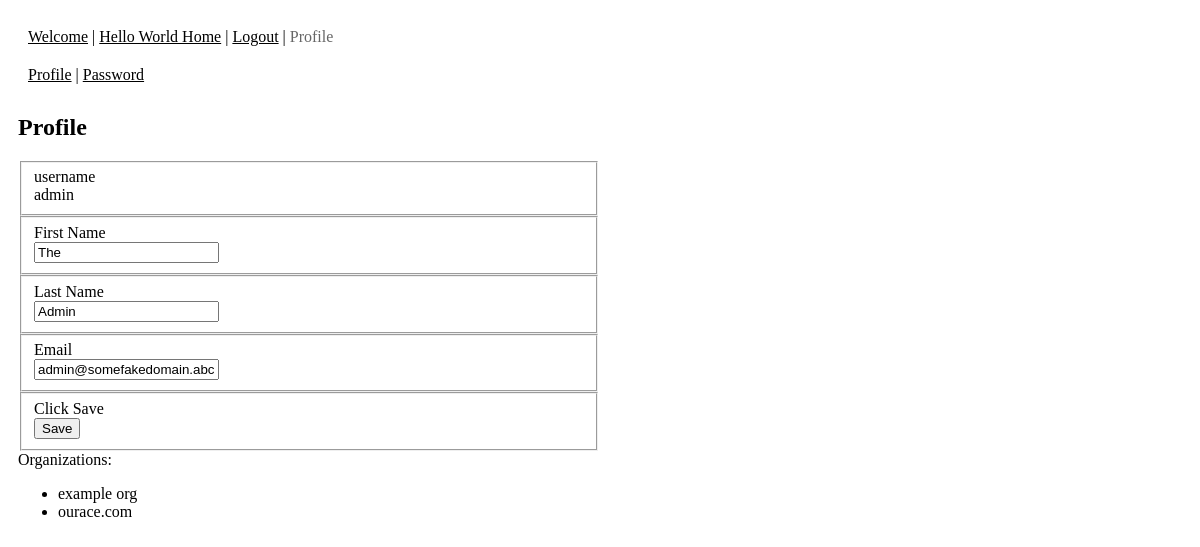
Screenshot of /index.php?app_name=site&app_page=profile&app_action=view (signed in) with the database file from the repository.
### tables this page shows
CREATE TABLE IF NOT EXISTS `users` (
  `id` bigint(20) NOT NULL AUTO_INCREMENT,
  `username` varchar(255) DEFAULT NULL,
  `password` varchar(255) DEFAULT NULL,
  `salt` varchar(255) DEFAULT NULL,
  `name_first` varchar(255) DEFAULT NULL,
  `name_last` varchar(255) DEFAULT NULL,
  `email` varchar(255) DEFAULT NULL,
  `enterprise_id` bigint(20) NOT NULL,
  `is_activated` int(1) DEFAULT '0',
  `activated_by_user_id` bigint(20) DEFAULT NULL,
  `approval_state` int(11) DEFAULT NULL COMMENT '0 - new, not approved\n1 - approved\n2 - denyed\n3 - suspended',
  `failed_logins` int(11) DEFAULT NULL,
  `is_locked` int(1) DEFAULT '0',
  `locked_message` varchar(255) DEFAULT NULL,
  `secondary_login_action` varchar(255) DEFAULT NULL COMMENT 'none\nemail:email@address.com\ntel:5125551212\nsms:5125551212\nxmpp:bob@xmpp.com',
  `secondary_code` varchar(45) DEFAULT NULL COMMENT 'code that uer is required to enter for the second auth',
  `secondary_code_date` datetime DEFAULT NULL COMMENT 'when the secondary code auth was created',
  `secondary_fails` int(11) DEFAULT NULL COMMENT 'count of fails when trying secondary code.',
  `recovery_q1` varchar(45) DEFAULT NULL COMMENT 'Question for recovery',
  `recovery_q2` varchar(45) DEFAULT NULL,
  `recovery_q3` varchar(45) DEFAULT NULL,
  `recover_an1_enc` varchar(45) DEFAULT NULL COMMENT 'answer to question 1. this is lowered case and  encryted ',
  `recover_an2_enc` varchar(45) DEFAULT NULL,
  `recover_an3_enc` varchar(45) DEFAULT NULL,
  `last_login` int(11) DEFAULT NULL,
  `logins` int(11) DEFAULT NULL,
  `is_ldap` int(11) NOT NULL DEFAULT '0',
  PRIMARY KEY (`id`)
);

### classes/class_forms.php (called while the page is built, shortened)
<?php
class cForms{
	var $db;
	var $table_name			= "";
	var $table_pk_col		= "";
	var $boundElements			= array();
	var $HTMLOutFormat		= "<fieldset id=\"fs_[id]\">\n\t<label>[labelname]</label>\n\t[formelement]\n[formcaption]<span class=\"errortext\">[errormsg]</span></fieldset>";
	var $HTMLFormStart		= "";
	var $HTMLFormEnd		= "</form>";
	function __construct($cDBObject,$SiteConfig,$cUser){
		$this->db 					= $cDBObject;
	}
	function setTableName($TableName){
		$this->table_name = $TableName;
	}
	function setPKName($PKName){
		$this->table_pk_col = $PKName;
	}
	function createElement($ColName,$IsBound, $PostName="", $Roles="", $Filters=""){
		$this->boundElements[$ColName] = new cFormElement($ColName,$IsBound, $PostName, $Roles, $Filters);
	}
	function renderForm(){
		$FormHTMLOut = "";
		foreach ($this->boundElements as $key => $val ){
			$FormHTMLOut .= $this->renderFormItem($key) . "\n";
		}
		return $this->HTMLFormStart . $FormHTMLOut . $this->HTMLFormEnd;
	}
	function renderFormItem($KeyName){
		$form_element_html = $this->boundElements[$KeyName]->renderElement();
			if( $this->boundElements[$KeyName]->is_visible ){
				$current_element = str_replace('[formelement]',$form_element_html,$this->HTMLOutFormat);
				$current_element = str_replace('[labelname]',$this->boundElements[$KeyName]->form_label,$current_element);
				$current_element = str_replace('[id]',$this->boundElements[$KeyName]->post_name,$current_element);
				$current_element = str_replace('[formcaption]',$this->boundElements[$KeyName]->form_caption,$current_element);
				$current_element = str_replace('[errormsg]',$this->boundElements[$KeyName]->getErrorText(),$current_element);
			}else{
				$current_element=$form_element_html;
			}
			return $current_element;
	}
	function dbLoadSelectTableSingleRow($PKValue){
		$Statement = "select * from {$this->table_name} where {$this->table_pk_col}='$PKValue' limit 1";
		$this->db->sql($Statement);
		$result = $this->db->execute();
		if( $this->db->getResultCount() > 0 ){
			foreach ($this->boundElements as $key => $val ){
				if( $val->is_bound == true || $val->auto_populate_db == true){
					foreach($result[0] as $item_key => $item_val ){
						if( $key == $item_key ){
							$val->form_value =  $item_val;
						}
					}
				}
			}
		}
	}
}
?>

### apps/site/site.php (called while the page is built, shortened)
<?php
class site_app extends cAPP{
	var $siteForms;
	function app_load(){
		$this->siteForms = new cForms($this->db,$this->config,$this->user);
	}
	function loadFormStartBLock(){
		$this->siteForms->HTMLFormStart = $this->pages_array[$this->getCurrentPageIndex()]->getFormActionHTML();
	}
	function renderForm(){
		return $this->siteForms->renderForm();
	}
	function loadAppPages(){
		$aStrCSS 	= array();
		$aStrJS		= array();
		$this->pages_array[] = new cPage($this->db,$this->config,$this->user,
											"Welcome", $aStrCSS, $aStrJS,
											$this->AppName, "index", 1, array(),
											1, 1, "Welcome", "", "",
											0, "", 0,
											"", "", "");
		$this->pages_array[] = new cPage($this->db,$this->config,$this->user,
											"helloworld", $aStrCSS, $aStrJS,
											"helloworld", "index", 0, array("helloworld"),
											1, 0, "Hello World Home", "", "",
											0, "", 0,
											"", "", "");
		$this->pages_array[] = new cPage($this->db,$this->config,$this->user,
											"Login", 	$aStrCSS, $aStrJS,
											$this->AppName, "login",2, 	array(),
											1, 0,"Login", "", "",
											1, "login_do", 0,
											"", "login", "login");
		$this->pages_array[] = new cPage($this->db,$this->config,$this->user,
											"Login", 	$aStrCSS, $aStrJS,
											$this->AppName,"login_do", 2, array(),
											0, 0, "Login", "", "",
											1, "" ,0,
											"", "", "");
		$this->pages_array[] = new cPage($this->db,$this->config,$this->user,
											"Recover Password", 	$aStrCSS,
											$aStrJS,$this->AppName, "recoverypassword", 2, array(),
											0, 0, "Login", "", "",
											1, "recoverypassword_do", 0,
											"", "recoverypassword", "recoverypassword");
		$this->pages_array[] = new cPage($this->db,$this->config,$this->user,
											"Recover Password", $aStrCSS, $aStrJS,
											$this->AppName, "recoverypassword_do", 2, array(),
											0, 0, "Login", "", "",
											1, "recoverypassword_do", 0,
											"", "recoverypassword", "recoverypassword");
		$this->pages_array[] = new cPage($this->db,$this->config,$this->user,
											"Logout", 	$aStrCSS, $aStrJS,
											$this->AppName, "logout", 0, array() ,
											1, 0, "Logout", "", "",
											0, "", 0,
											"", "logout", "logout");
		$this->pages_array[] = new cPage($this->db,$this->config,$this->user,
											"Profile", $aStrCSS, $aStrJS,
											$this->AppName, "profile", 0, array("user_profile"),
											1, 0, "Profile", "", "profile",
											1, "profile_update", 0,
											"", "profile", "profile");
		$this->pages_array[] = new cPage($this->db,$this->config,$this->user,
											"Profile", $aStrCSS, $aStrJS,
											$this->AppName, "profile_update", 0, array("user_profile"),
											0, 0, "Profile", "", "profile",
											0, "profile_update"	,0,
											"","profile","profile");
		$this->pages_array[] = new cPage($this->db,$this->config,$this->user,
											"Profile - Password", $aStrCSS, $aStrJS,
											$this->AppName, "password", 0, array("user_profile"),
											1, 0, "Password", "", "profile",
											1, "password_update"	,0,
											"","password","password");
		$this->pages_array[] = new cPage($this->db,$this->config,$this->user,
											"Profile - Password", $aStrCSS, $aStrJS,
											$this->AppName, "password_update", 0, array("user_profile"),
											0, 0, "Password", "", "profile",
											1, "password_update"	,0,
											"","password","password");
		$this->pages_array[] = new cPage($this->db,$this->config,$this->user,
											"Register", $aStrCSS, $aStrJS,
											$this->AppName, "register", 2, array(),
											1, 0, "Register", "", "",
											0, "register_do"	,0,
											"","register","register");
		$this->pages_array[] = new cPage($this->db,$this->config,$this->user,
											"Register", $aStrCSS, $aStrJS,
											$this->AppName, "register_do", 2, array(),
											0, 0, "Register", "", "",
											0, "register_do"	,0,
											"","register","register");
		$this->pages_array[] = new cPage($this->db,$this->config,$this->user,
											"Register - Complete", $aStrCSS, $aStrJS,
											$this->AppName, "register_complete", 2, array(),
											0, 0, "Register", "", "",
											0, "register_complete"	,0,
											"","register_complete","register_complete");
		$this->pages_array[] = new cPage($this->db,$this->config,$this->user,
											"Register - Activation", $aStrCSS, $aStrJS,
											$this->AppName, "register_code", 2, array(),
											0, 0, "Register", "", "",
											0, "register_code"	,0,
											"","register_code","register_code");
	}
}
?>

### index.php (called while the page is built, shortened)
<?php
include("config.php");
include("classes/class_db.php");
include("classes/class_user.php");
include("classes/class_forms.php");
include("classes/class_form_element.php");
include("classes/class_page.php");
include("classes/class_pageflow.php");
?>

### classes/class_db.php (called while the page is built, shortened)
<?php
class cDB {
	var $db;
	var $statement 		= "";
	var $pre_sql		= "";
	function __construct($CONFIG){
		$this->db = new PDO("mysql:host={$CONFIG['db_host']};dbname={$CONFIG['db_name']};charset=utf8", $CONFIG['db_username'], $CONFIG['db_password']);
	}
	function sql($InString){
		$this->is_prepared = 1;
		$this->statement = $this->db->prepare($InString);
		$this->pre_sql	= $InString;
	}
	function addParam($InName,$InValue){
		if( strpos($this->pre_sql,$InName) > 0 ){
			if( gettype($InValue) == "integer" ){
				$this->statement->bindValue($InName, $InValue, PDO::PARAM_INT);
			}elseif(gettype($InValue) == "bool" ){
				$this->statement->bindValue($InName, $InValue, PDO::PARAM_BOOL);
			}elseif(gettype($InValue) == "string" ){
				$this->statement->bindValue($InName, $InValue, PDO::PARAM_STR);
			}else{
				$this->statement->bindValue($InName, $InValue, PDO::PARAM_STR);
			}
		}else{
			if(DEBUG_ECHO == true){
				echo "class_db - SQL param name not found in SQL: $InName" . ", in sql:" . $this->pre_sql . "<br />";
			}
		}
	}
	function execute(){
		$this->statement->execute();
		$this->results 		= $this->statement->fetchAll(PDO::FETCH_OBJ);
		return $this->results;
	}
}
?>

### apps/site/profile_controller.php (called while the page is built, shortened)
<?php
$this->siteForms->setTableName('users');
$this->siteForms->setPKName('id');
$this->siteForms->createElement('id',true,'id',"", "Numeric");
$this->siteForms->createElement('username',false,'',"", "");
$this->siteForms->createElement('name_first',true,'',"", "AlphaNumeric");
$this->siteForms->createElement('name_last',true,'',"", "AlphaNumeric");
$this->siteForms->createElement('email',true,'',"", "Email");
$this->siteForms->boundElements['email']->addValidation('notEmpty',array());
$this->siteForms->boundElements['email']->addValidation('isEmail',array());
$this->siteForms->boundElements['email']->form_web_type = "text";
$this->siteForms->boundElements['email']->form_label = "Email";
$this->siteForms->createElement('save_btn',false);
if( $this->web_helper->current_app_page== "profile" ){
	$this->siteForms->setTableAction('edit');
	$this->siteForms->boundElements['id']->form_web_type = "hidden";
	$this->siteForms->boundElements['username']->form_web_type = "static";
	$this->siteForms->boundElements['username']->form_label	 = "username";
	$this->siteForms->boundElements['name_first']->form_web_type = "text";
	$this->siteForms->boundElements['name_first']->form_label	 = "First Name";
	$this->siteForms->boundElements['name_last']->form_web_type = "text";
	$this->siteForms->boundElements['name_last']->form_label = "Last Name";
	$this->siteForms->boundElements['save_btn']->form_web_type = "submit";
	$this->siteForms->boundElements['save_btn']->form_label	 = "Click Save";
	$this->siteForms->boundElements['save_btn']->form_value = "Save";
	$this->siteForms->dbLoadSelectTableSingleRow($this->user->user_id);
}
?>

### classes/class_user.php (called while the page is built, shortened)
<?php
class cUser {
	var $db;
	function __construct($cDBObject,$SiteConfig){
		$this->db 		= $cDBObject;
	}
	function getActiveUserFromDB(){
		if( array_key_exists('user_id',$_SESSION) ){
			$this->db->sql('select * from users where id=:id limit 1');
			$this->db->addParam(":id",$_SESSION['user_id']);
			$this->user_result = $this->db->execute();
		}
		return false;
	}
	function loadUserRoles($UserID){
		$this->db->sql('SELECT RO.name FROM `roles_users` RU join roles RO on RO.id = RU.role_id where RU.user_id=:userid');
		$this->db->addParam(":userid",$UserID);
	}
	function loadUserLocations($UserID){
		$this->db->sql('SELECT EN.enterprise_id,EN.enterprise_name FROM `enterprise` EN join user_to_enterprise UE on UE.ent_id = EN.enterprise_id where UE.user_id=:userid');
		$this->db->addParam(":userid",$UserID);
	}
}
$user = new cUser($db,$CONFIG);
$user->getActiveUserFromDB();
?>

### classes/class_form_element.php (the view, shortened to what this page needs)
<?php
class cFormElement{
	var $post_name 	= "";
	var $form_value 		= "";
	var $form_web_type		= "";
	function __construct($ColName,$IsBound=true, $PostName="", $Roles="", $PostFilter=""){
		$this->post_name 	= $PostName;
		if( $PostName == "" ){
			$this->post_name = $ColName;
		}
	}
	function renderElement(){
		$temp_value = $this->form_value;
		if( $this->form_web_type == "text" ){
			return "<input type=\"text\" value=\"$temp_value\" name=\"{$this->post_name}\" id=\"{$this->post_name}\" />";
		}
		if( $this->form_web_type == "hidden" ){
			return "<input type=\"hidden\" value=\"$temp_value\" name=\"{$this->post_name}\" id=\"{$this->post_name}\" />";
		}
		if( $this->form_web_type == "submit" ){
			return "<input type=\"submit\" value=\"$temp_value\" name=\"{$this->post_name}\" id=\"{$this->post_name}\" />";
		}
		if( $this->form_web_type == "static" ){
			return "$temp_value";
		}
	}
}
?>

### rows the page displays
users: name_first "The", name_last "Admin", email "admin@somefakedomain.abc"

### other values shown
$this->menu_title "Welcome Hello World Home Logout"
$this->menu_content "| | |"
$this->menu_title "Profile"
$this->menu_sub_items_template[$x]->linktext "Profile"
$this->menu_sub_items_template[$x]->linktext "Password"
$this->renderForm() "username admin First Name Last Name Email Click Save"
$this->user->user_locations[$key] "example org"
$this->user->user_locations[$key] "ourace.com"
